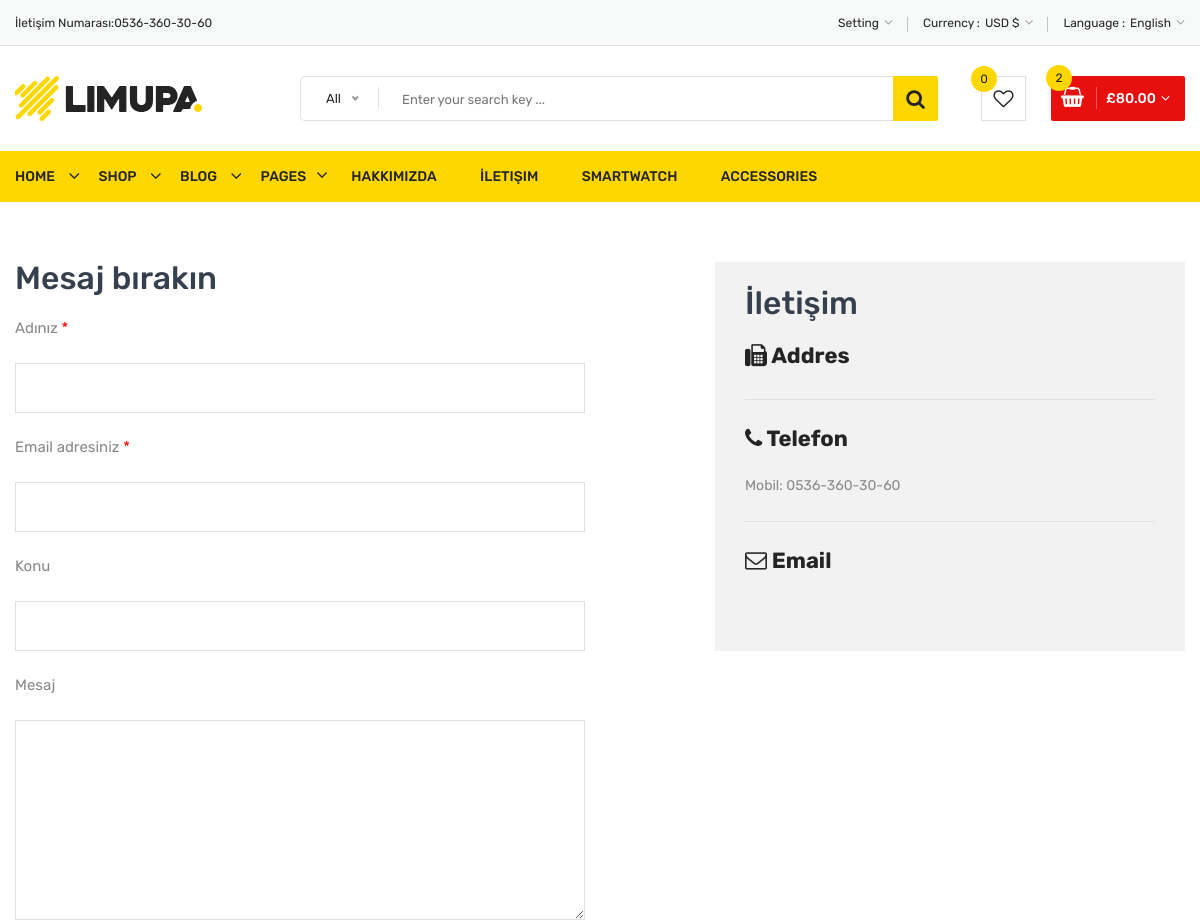
Page /iletisim/ (upper part) on the earlier database version.
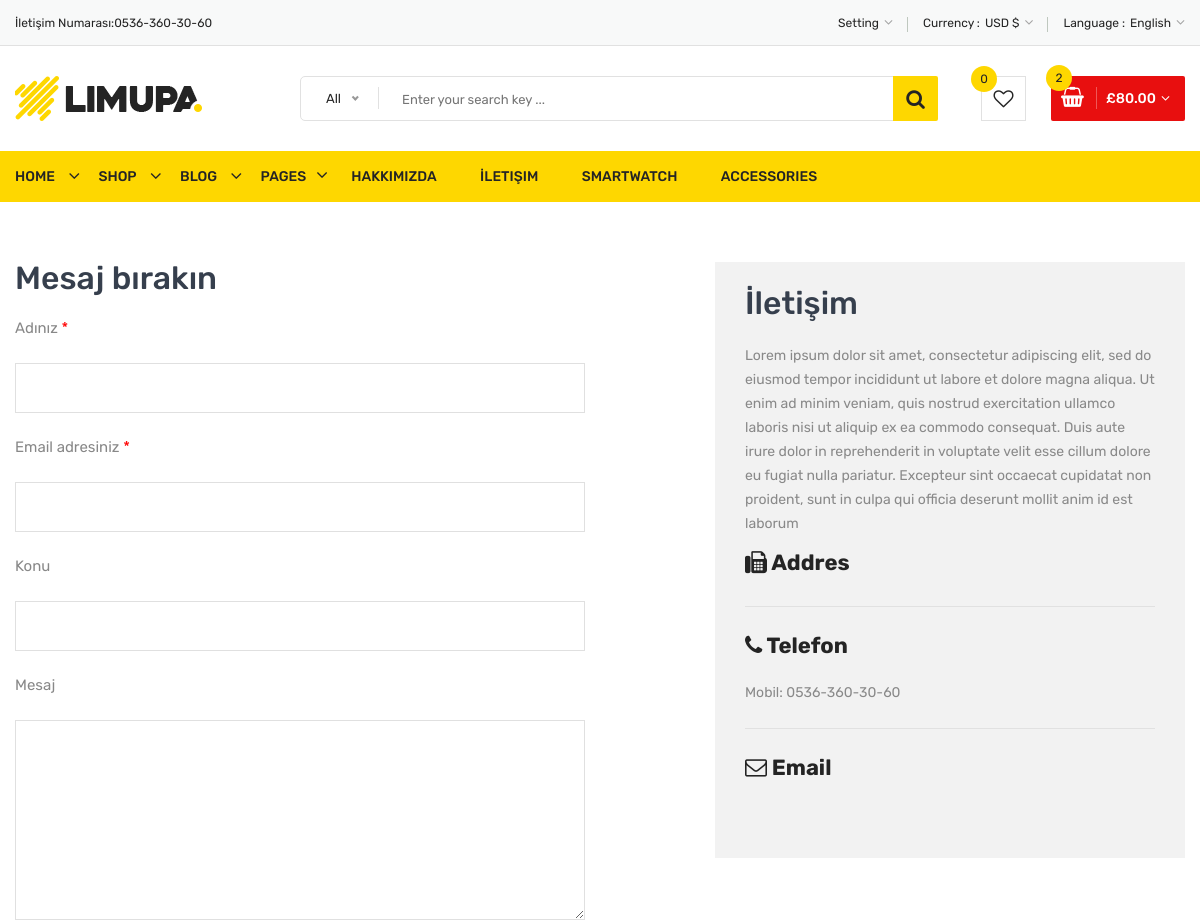
Same page on the later database version.
### home/models.py (models this page shows, shortened)
class Setting(models.Model):
    STATUS = (
        ('True', 'Evet'),
        ('False', 'Hayır'),
    )
    title = models.CharField(max_length=150)
    description = models.CharField(max_length=255)
    keywords = models.CharField(max_length=255)
    company = models.CharField(max_length=50)
    adress = models.CharField(blank=True, max_length=100)
    phone = models.CharField(blank=True, max_length=15)
    fax = models.CharField(blank=True, max_length=15)
    email = models.CharField(blank=True, max_length=20)
    smtpserver = models.CharField(blank=True, max_length=20)
    smtpemail = models.CharField(blank=True, max_length=20)
    smtppassword = models.CharField(blank=True, max_length=10)
    smtpport = models.CharField(blank=True, max_length=5)
    icon = models.ImageField(blank=True, upload_to='images/')
    facebook = models.CharField(blank=True, max_length=50)
    instagram = models.CharField(blank=True, max_length=50)
    twitter = models.CharField(blank=True, max_length=50)
    aboutus = RichTextUploadingField(blank=True)
    contact = RichTextUploadingField(blank=True)
    references = RichTextUploadingField(blank=True)
    status = models.CharField(max_length=10, choices=STATUS)
    create_at = models.DateTimeField(auto_now_add=True)
    update_at = models.DateTimeField(auto_now=True)

### home/views.py (the view)
# urls.py: path('iletisim/', views.iletisim, name='iletisim'),
def iletisim(request):
    setting = Setting.objects.get()
    context = {'setting': setting, 'page': 'iletisim'}
    return render(request, 'iletisim.html', context)

### home/templates/iletisim.html (shortened to what this page needs)
{% extends "homebase.html" %}
{% load static %}
{% block content %}
            <div class="contact-main-page mt-60 mb-40 mb-md-40 mb-sm-40 mb-xs-40">
                <div class="container">
                    <div class="row">
                        <div class="col-lg-5 offset-lg-1 col-md-12 order-1 order-lg-2">
                            <div class="contact-page-side-content">
                                <h3 class="contact-page-title">İletişim</h3>
                                <p class="contact-page-message mb-25"> {{ setting.contact|safe }}</p>
                                <div class="single-contact-block">
                                    <h4><i class="fa fa-fax"></i> Addres</h4>
                                </div>
                                <div class="single-contact-block">
                                    <h4><i class="fa fa-phone"></i> Telefon</h4>
                                    <p>Mobil: {{ setting.phone }}</p>
                                </div>
                                <div class="single-contact-block last-child">
                                    <h4><i class="fa fa-envelope-o"></i> Email</h4>
                                </div>
                            </div>
                        </div>
                        <div class="col-lg-6 col-md-12 order-2 order-lg-1">
                            <div class="contact-form-content pt-sm-55 pt-xs-55">
                                <h3 class="contact-page-title">Mesaj bırakın</h3>
                                <div class="contact-form">
                                    <form    action="mail.php" method="post">
                                        <div class="form-group">
                                            <label>Adınız <span class="required">*</span></label>
                                            <input type="text" name="customerName"  required>
                                        </div>
                                        <div class="form-group">
                                            <label> Email adresiniz <span class="required">*</span></label>
                                            <input type="email" name="email" required>
                                        </div>
                                        <div class="form-group">
                                            <label>Konu</label>
                                            <input type="text" name="konu">
                                        </div>
                                        <div class="form-group mb-30">
                                            <label>Mesaj</label>
                                            <textarea name="mesaj"  ></textarea>
                                        </div>
                                    </form>
                                </div>
                            </div>
                        </div>
                    </div>
                </div>
            </div>
{% endblock %}

### home/templates/header.html (shortened to what the changed rows need)
{% load static %}
            <header>
                <div class="header-top">
                    <div class="container">
                        <div class="row">
                            <div class="col-lg-3 col-md-4">
                                <div class="header-top-left">
                                    <ul class="phone-wrap">
                                        <li><span>İletişim Numarası:</span><a href="#">{{setting.phone}}</a></li>
                                    </ul>
                                </div>
                            </div>
                        </div>
                    </div>
                </div>
            </header>

Differences in the rows shown:
changed Setting: contact (not shown) → "Lorem ipsum dolor sit amet, consectetur adipiscing elit, sed do eiusmod tempor incididunt ut labore et dolore magna aliqua. Ut enim ad minim veniam, quis nostrud exercitation ullamco laboris nisi ut aliquip ex ea commodo consequat. Duis aute irure dolor in reprehenderit in voluptate velit esse cillum dolore eu fugiat nulla pariatur. Excepteur sint occaecat cupidatat non proident, sunt in culpa qui officia deserunt mollit anim id est laborum"
